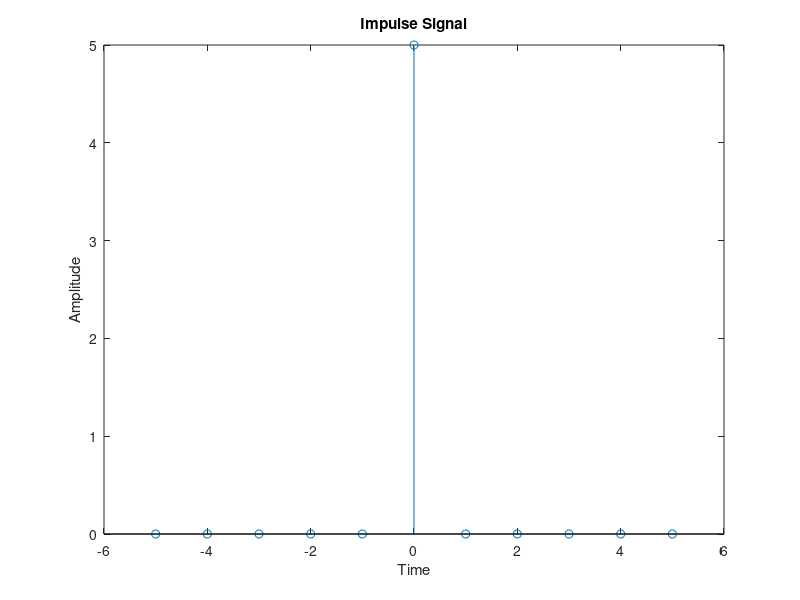

Recreate this plot in MATLAB.
clc;
clear all;
close all;
n=input('Enter the value for time ');
a=input('Enter the value for Amplitude ');
t=-n:1:n;
y=[zeros(1,n),a*ones(1,1),zeros(1,n)];
stem(t,y);
ylabel('Amplitude');
xlabel('Time');
title('Impulse Signal');